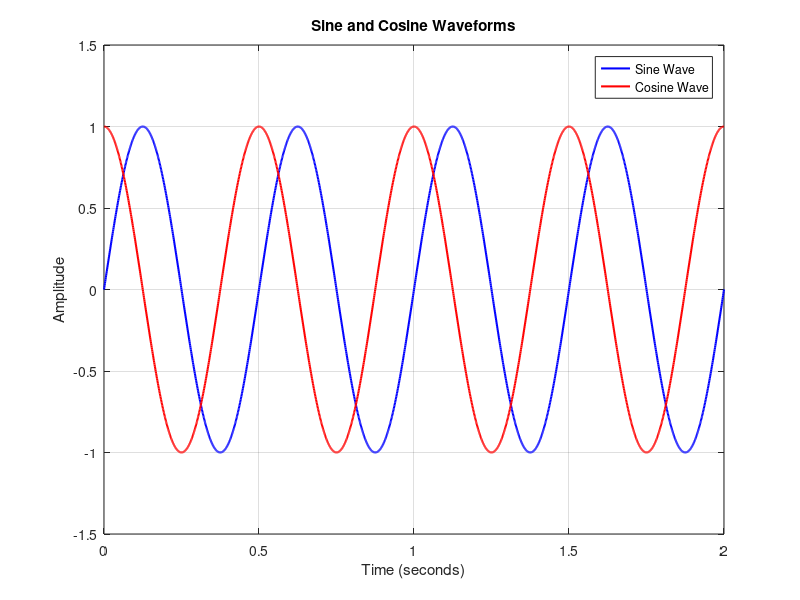

MATLAB code to generate this figure:
clc;
clear;
close all;

% PROJECT 01: SINE AND COSINE WAVEFORM GENERATOR

% 1. Define signal parameters
A = 1;          % Amplitude
f = 2;          % Frequency in Hz
Fs = 1000;      % Sampling frequency
T = 1/Fs;       % Sampling period
t = 0:T:2;      % Time vector (2 seconds)

% 2. Generate sine and cosine signals
x = A*sin(2*pi*f*t);
y = A*cos(2*pi*f*t);

% 3. Plot the sine wave
figure;

plot(t, x, 'b', 'LineWidth', 1.5);
hold on;

% 4. Plot the cosine wave
plot(t, y, 'r', 'LineWidth', 1.5);

% 5. Add graph formatting
grid on;
xlabel('Time (seconds)');
ylabel('Amplitude');
title('Sine and Cosine Waveforms');

legend('Sine Wave', 'Cosine Wave');

% 6. Set axis limits
xlim([0 2]);
ylim([-1.5 1.5]);

% 7. Save the plot
exportgraphics(gcf, 'Results/sine_cosine.png', ...
    'Resolution', 300);
